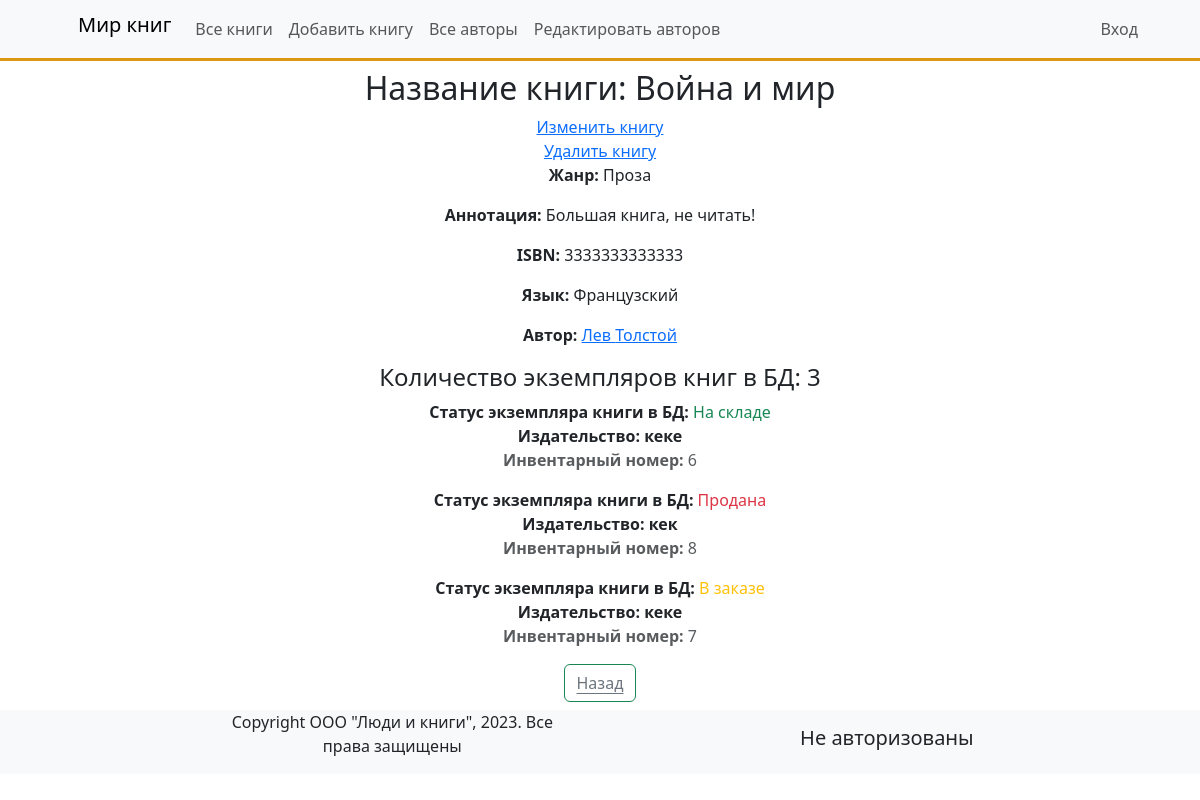
Page /book/3/ on the earlier database version.
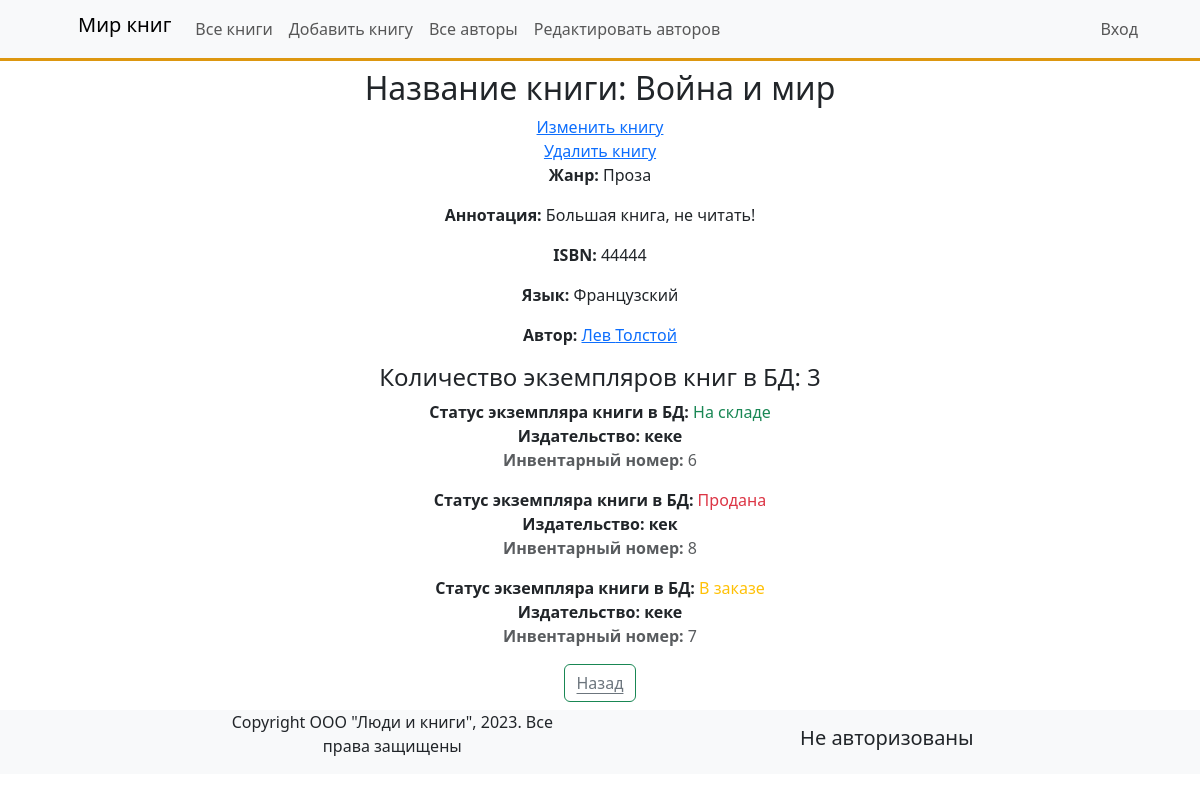
Same page on the later database version.
### catalog/models.py (models this page shows, shortened)
class Book(models.Model):
    title = models.CharField(max_length=200,
                             help_text='Введите назваие книги',
                             verbose_name='Название книги')
    genre = models.ForeignKey('Genre', on_delete=models.CASCADE,
                              help_text=" Выберите жанр для книги",
                              verbose_name="Жaнp книги", null=True)
    language = models.ForeignKey('Language', on_delete=models.CASCADE,
                                 help_text=" Выберите язык для книги",
                                 verbose_name="Язык книги", null=True)
    author = models.ManyToManyField('Author',
                                    help_text="Выберите автора книги",
                                    verbose_name="Aвтop книги")
    summary = models.TextField(help_text="Введите краткое описание книги",
                               verbose_name="Аннотация книги")
    isbn = models.CharField(max_length=13,
                            help_text="Должно содержать 13 символов",
                            verbose_name="ISBN книги")
    def display_author(self):
        authors = [author.last_name for author in self.author.all()]
        return ', '.join(authors)
    display_author.short_description = 'Авторы'
    class Meta:
        verbose_name = 'Книга'
        verbose_name_plural = 'Книги'

class Genre(models.Model):
    name = models.CharField(max_length=200, help_text='Введите жанр книги',
                            verbose_name='Жанр книги')
    def __str__(self):
        return self.name
    class Meta:
        verbose_name = 'Жанр'
        verbose_name_plural = 'Жанры'

class Language(models.Model):
    name = models.CharField(max_length=20, help_text='Введите язык книги',
                            verbose_name='Язык книги')
    def __str__(self):
        return self.name
    class Meta:
        verbose_name = 'Язык'
        verbose_name_plural = 'Языки'

### catalog/views.py (the view)
# urls.py: path('book/<int:pk>/', views.BookDetailView.as_view(), name='book-detail'),
class BookDetailView(DetailView):
    model = Book
    template_name = 'book_detail.html'

### catalog/models.py (called while the page is built)
    def __str__(self):
        return self.name

### catalog/templates/book_detail.html
{% extends 'base.html' %}
{% block content %}
    <div class="container px-5 py-2">
        <div class="row justify-content-center text-center">
            <h2>Название книги: {{ book.title }}</h2>
            <a href="{% url 'catalog:book_update' book.pk %}">Изменить книгу</a>
            <a href="{% url 'catalog:book_delete' book.pk %}">Удалить книгу</a>
            <div class="col-7">
                <p><strong>Жaнp:</strong> {{ book.genre }}</p>
                <p><strong>Аннотация:</strong> {{ book.summary }} </p>
                <p><strong>ISBN:</strong> {{ book.isbn }}</p>
                <p><strong>Язык:</strong> {{ book.language }}</p>
                <p><strong>Автор{% if book.author.count > 1 %}ы{% endif %}:</strong>
                {% for author in book.author.all %}
                        <a href="{% url 'catalog:authors' %}">{{ author.first_name }} {{ author.last_name }}</a>
                {% endfor %}
                </p>
                <h4>Количество экземпляров книг в БД: {{ book.bookinstance_set.all.count }}</h4>
                {% for stat in book.bookinstance_set.all %}
                    <p class="pb-0 mb-0">
                        <strong>Cтaтyc экземпляра книги в БД: </strong>
                        <span class="{% if stat.status.name == 'На складе' %}text-success
                        {% elif stat.status.name == 'Продана' %}text-danger
                        {% else %}text-warning{% endif %}">
                            {{ stat.status }}
                        </span>
                    </p>
                    <p class="my-0 pb-0"><strong>Издательство: {{ stat.imprint }}</strong></p>
                    <p class="text-muted pb-3 mb-0"><strong>Инвeнтapный нoмep:</strong> {{stat.id}}</p>
                {% endfor %}
                <button type="button" class="btn btn-outline-success">
                    <a href="{% url 'catalog:books' %}"  class="link-secondary link-offset-2 link-underline-opacity-100 link-underline-opacity-100-hover">Назад</a>
                </button>
            </div>
        </div>
    </div>
{% endblock content %}

Differences in the rows shown:
changed Book "Война и мир": isbn "3333333333333" → "44444"
